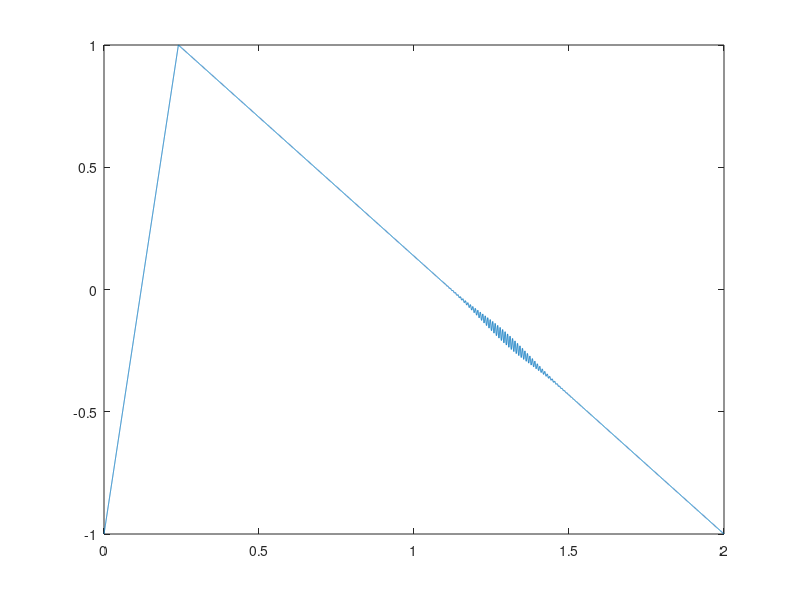

This chart was generated by the following MATLAB code:
fs = 10000;t = 0:1/fs:2;x1 = (sawtooth(1*pi*t,0.12));plot(t,x1); %wave1

%oscillations
tt = (0:1/4000:2);
xs = 0.025.*sin(1*pi*100*tt);plot(xs);
g1=0:0.0025:20;
gy=gaussmf(g1,[2 5]);
%plot(g1,gy);
sum=gy.*xs;plot(sum);
clear tt xs g1 gy;

%this worked crap
%y = modulate(xs,120,1000,'am');plot(tt(1:150),y(1:150));
w2(1:20001)=0;
w2(11000:19000)=sum;
%plot(w2);
bp_wave=x1+w2;
plot(t,bp_wave);

%specgram(bp_wave);
%y=fft(bp_wave,512);
%plot(abs(y));


%detection method
%plot(sum);

    